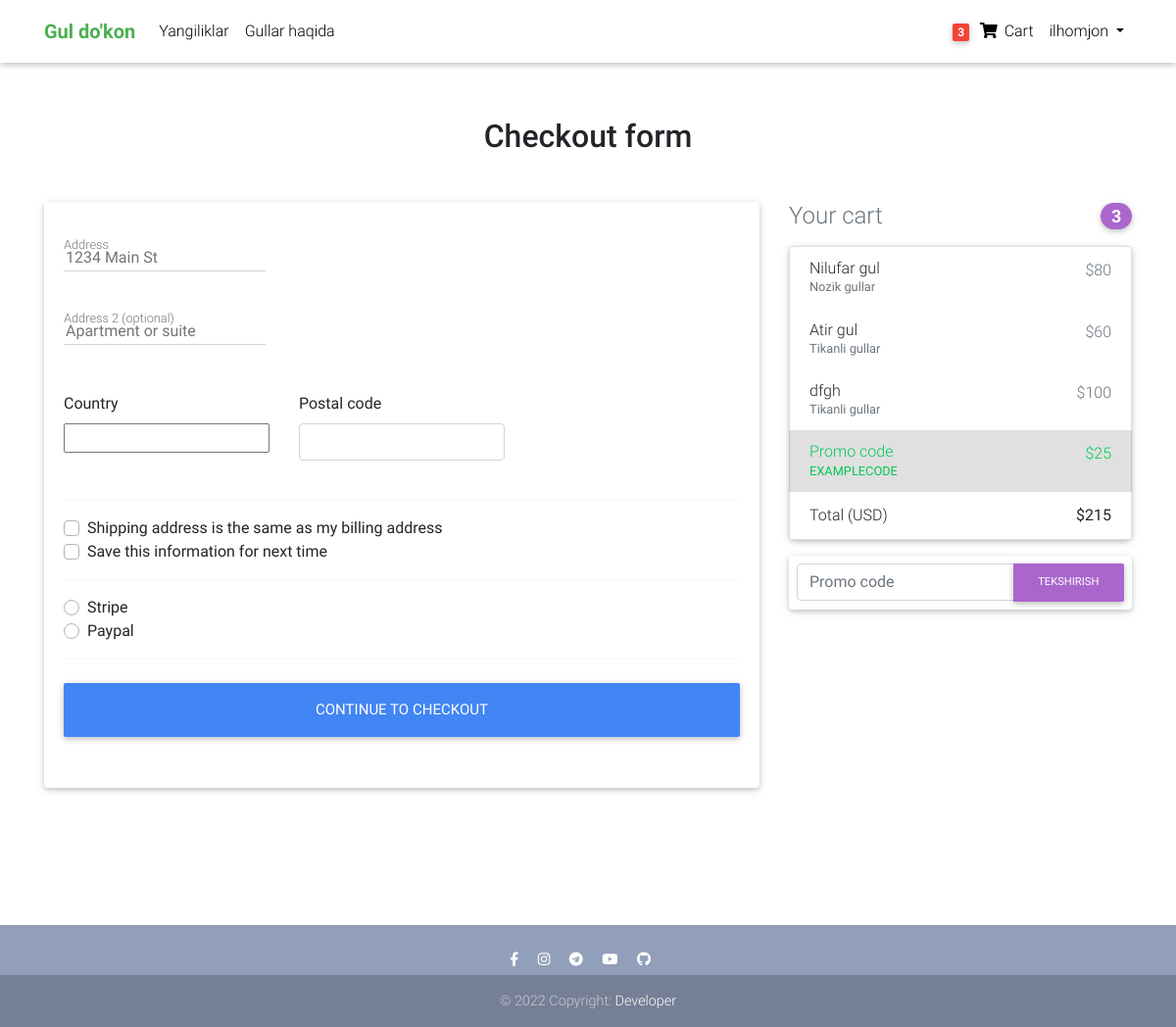
Page /checkout/ (signed in) on the earlier database version.
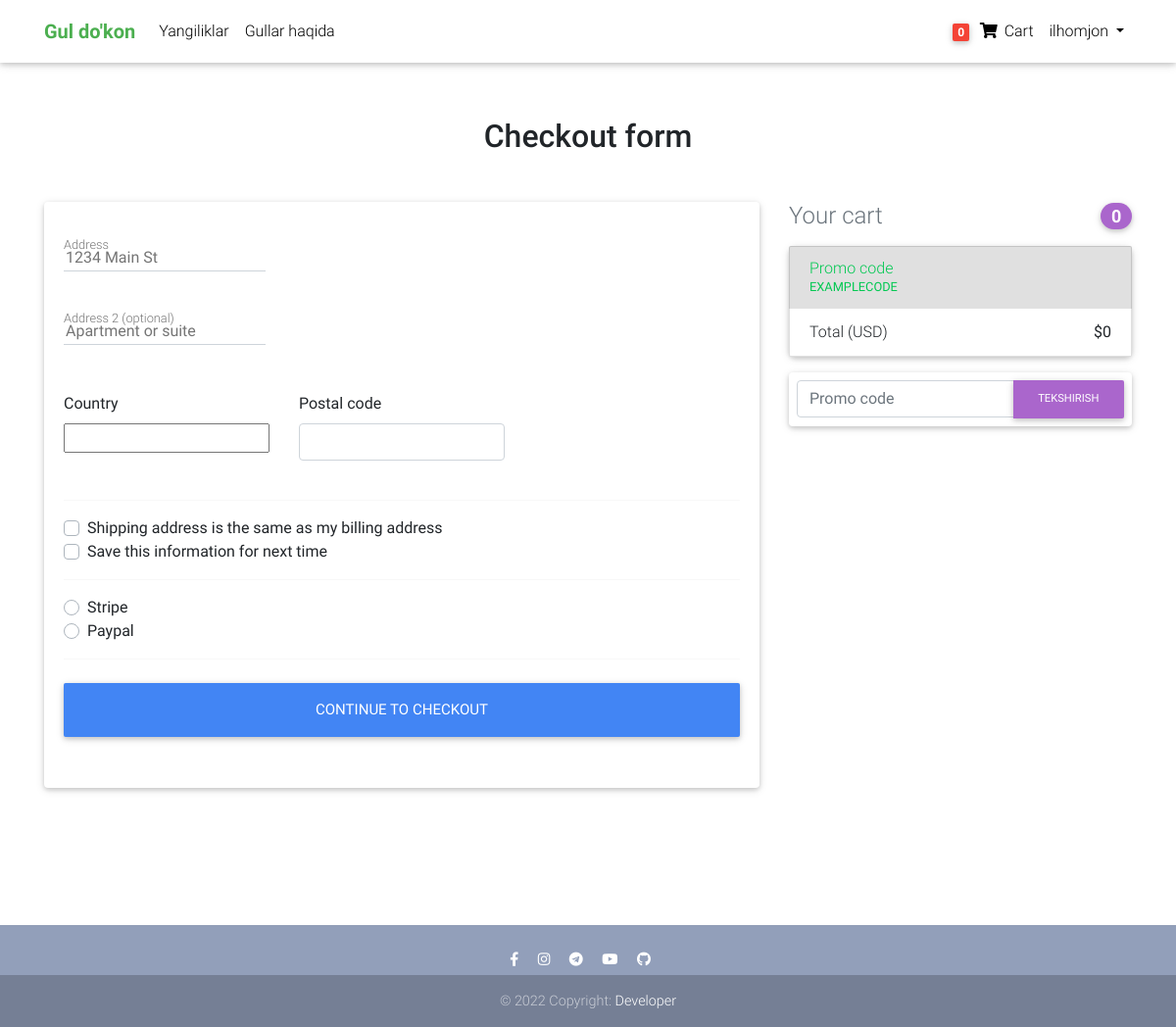
Same page on the later database version.
### accounts/models.py (models this page shows)
class CustomUser(AbstractUser):
    age = models.PositiveIntegerField(null=True, blank=True)

### flowers/models.py (models this page shows, shortened)
class Order(models.Model):
    user = models.ForeignKey(settings.AUTH_USER_MODEL, on_delete=models.CASCADE)
    products = models.ManyToManyField(OrderProduct)
    start_date = models.DateTimeField(auto_now_add=True)
    ordered_date = models.DateTimeField()
    ordered = models.BooleanField(default=False)
    order_completed = models.BooleanField(default=False)
    order_completed_date = models.DateTimeField(null=True, blank=True)
    billingAddress = models.ForeignKey('BillingAddress', on_delete=models.SET_NULL, blank=True, null=True)
    payment = models.ForeignKey('Payment', on_delete=models.SET_NULL, blank=True, null=True)
    promo_code_text = models.CharField(max_length=20, blank=True, null=True)
    promocode = models.ForeignKey('PromoCode', on_delete=models.SET_NULL, blank=True, null=True)
    def get_total(self):
        total = 0
        for order_product in self.products.all():
            total += order_product.get_final_price()
        promo_code = self.promocode
        if promo_code:
            if promo_code.discount_cash:
                total -= promo_code.discount_cash
            elif promo_code.discount_interest:
                total *= (100-promo_code.discount_interest) / 100
        return total

class OrderProduct(models.Model):
    user = models.ForeignKey(settings.AUTH_USER_MODEL, on_delete=models.CASCADE)
    ordered = models.BooleanField(default=False)
    product = models.ForeignKey(Product, on_delete=models.CASCADE)
    quantity = models.IntegerField(default=1)
    def get_total_product_price(self):
        return self.quantity * self.product.price
    def get_total_product_discount_price(self):
        return self.quantity * self.product.discount_price
    def get_final_price(self):
        if self.product.discount_price:
            return self.get_total_product_discount_price()
        return self.get_total_product_price()

class Product(models.Model):
    name = models.CharField(max_length=50)
    description = RichTextField()
    date = models.DateTimeField(auto_now_add=True)
    image = models.ImageField(upload_to='images/')
    price = models.IntegerField()
    discount_price = models.IntegerField(null=True, blank=True)
    category = models.ForeignKey(Category, on_delete=models.CASCADE)
    label = models.CharField(choices=LABEL_CHOICES, max_length=10, null=True, blank=True)
    class Meta:
        verbose_name_plural = "Products"

class Category(models.Model):
    name = models.CharField(max_length=50)
    class Meta:
        verbose_name_plural = "Categories"
    def __str__(self):
        return self.name

class PromoCode(models.Model):
    promocode = models.CharField(max_length=20)
    min_price = models.IntegerField(blank=True, null=True)
    discount_cash = models.IntegerField(null=True, blank=True)
    discount_interest = models.IntegerField(null=True, blank=True)

### flowers/views.py (the view, shortened to what this page needs)
# urls.py: path('checkout/', CheckOutView.as_view(), name='checkout'),
class CheckOutView(View):
    def get(self, *args, **kwargs):
        form = CheckOutForm()
        form_promocode = PromoCodeForm()
        order = get_object_or_404(Order, user=self.request.user, ordered=False)
        order_product = order.products.all()
        n = len(order_product)
        context = {
            "form": form,
            'form_promocode': form_promocode,
            'order': order,
            'n': n,
        }
        return render(self.request, 'checkout-page.html', context)

### flowers/forms.py
class CheckOutForm(forms.Form):
    street_address = forms.CharField(widget=forms.TextInput(attrs={
        "placeholder": '1234 Main St',
    }))
    apartment_address = forms.CharField(required=False, widget=forms.TextInput(attrs={
        'placeholder': "Apartment or suite",
    }))
    country = CountryField(blank_label='(select country)').formfield(
        widget=CountrySelectWidget(attrs={
            'class': "custom-select d-block w-100",
        })
    )
    zip = forms.CharField(widget=forms.TextInput(attrs={
        'class': "form-control"
    }))
    same_shipping_address = forms.BooleanField(required=False)
    save_info = forms.BooleanField(required=False)
    payment_option = forms.ChoiceField(widget=forms.RadioSelect, choices=PAYMENT_CHOISE)

class PromoCodeForm(forms.Form):
    promocode = forms.CharField(max_length=20, widget=forms.TextInput(attrs={
        'type': "text",
        'class': "form-control",
        "placeholder": "Promo code",
        'aria - label': "Recipient's username",
        'aria - describedby': "basic-addon2",
    }))

### template/checkout-page.html (shortened to what the changed rows need)
{% extends 'base.html' %}
{% load crispy_forms_tags %}
{% block content %}
  <main class="mt-0 pt-0">
    <div class="container wow fadeIn">
      <h2 class="my-5 h2 text-center">Checkout form</h2>
      <div class="row">
        <div class="col-md-8 mb-4">
          <div class="card">
            <form method="post" class="card-body">
              <div class="d-block my-3">
                {% for value, name in form.fields.payment_option.choices %}
                <div class="custom-control custom-radio">
                  <label class="custom-control-label" for="{{ name }}">{{ name }}</label>
                </div>
                  {% endfor %}
              </div>
            </form>
          </div>
        </div>
        <div class="col-md-4 mb-4">
          <h4 class="d-flex justify-content-between align-items-center mb-3">
            <span class="text-muted">Your cart</span>
            <span class="badge badge-secondary badge-pill">{{n}}</span>
          </h4>
          <ul class="list-group mb-3 z-depth-1">
              {% for product in order.products.all %}
            <li class="list-group-item d-flex justify-content-between lh-condensed">
              <div>
                <h6 class="my-0">{{ product.product.name }}</h6>
                <small class="text-muted">{{ product.product.category }}</small>
              </div>
                {% if product.product.discount_price %}
              <span class="text-muted">${{ product.product.discount_price }}</span>
                {% else %}
                <span class="text-muted">${{ product.product.price }}</span>
                {% endif %}
            </li>
              {% endfor %}
            <li class="list-group-item d-flex justify-content-between bg-light">
              <div class="text-success">
                <h6 class="my-0">Promo code</h6>
                <small>EXAMPLECODE</small>
              </div>
                {% if order.promocode.discount_cash %}
                    <span class="text-success">${{ order.promocode.discount_cash }}</span>
                {% elif order.promocode.discount_interest %}
                    <span class="text-success">{{ order.promocode.discount_interest }}%</span>
                {% endif %}
            </li>
            <li class="list-group-item d-flex justify-content-between">
              <span>Total (USD)</span>
              <strong>${{ order.get_total }}</strong>
            </li>
          </ul>
        </div>
      </div>
    </div>
  </main>
 {% endblock content %}

### template/base.html (shortened to what this page needs)
{% load static %}
{% load card_template_tags %}
<!doctype html>
<html lang="uz">
<head>
  <link href="https://cdn.jsdelivr.net/npm/bootstrap@5.2.3/dist/css/bootstrap.min.css" rel="stylesheet">
  <link href="https://getbootstrap.com/docs/5.2/assets/css/docs.css" rel="stylesheet">
  <link rel="stylesheet" href="https://use.fontawesome.com/releases/v5.11.2/css/all.css">
  <link href="/static/css/bootstrap.min.css" rel="stylesheet">
  <link href="/static/css/mdb.min.css" rel="stylesheet">
  <link href="/static/css/style.min.css" rel="stylesheet">
</head>
<body>
  <nav class="navbar fixed-top navbar-expand-lg navbar-light white scrolling-navbar">
    <div class="container">
      <a class="navbar-brand waves-effect" href="/category/0/page/1/">
        <strong class="green-text"><b>Gul do'kon</b></strong>
      </a>
      <div class="collapse navbar-collapse" id="navbarSupportedContent">
        <ul class="navbar-nav mr-auto">
          <li class="nav-item">
            <a class="nav-link waves-effect" href="">Yangiliklar</a>
          </li>
          <li class="nav-item">
            <a class="nav-link waves-effect" href="">Gullar haqida</a>
          </li>
        </ul>
        <ul class="navbar-nav nav-flex-icons">
          {% if user.is_authenticated %}
          <li class="nav-item">
            <a href="{% url 'order-summary' %}" class="nav-link waves-effect">
              <span class="badge red z-depth-1 mr-1"> {{ user|card_flower_count }} </span>
              <i class="fas fa-shopping-cart"></i>
              <span class="clearfix d-none d-sm-inline-block"> Cart </span>
            </a>
          </li>
           <li class="nav-item dropdown">
              <a class="nav-link dropdown-toggle" href="#" role="button" data-bs-toggle="dropdown" aria-expanded="false">
                {{ user.username }}
              </a>
            </li>
          {% else %}
          <div class="button small">
            <a href="{% url 'login' %}" class="btn btn-outline-dark" type="submit" style="height:40; width:120;">login</a></div>
          {% endif %}
        </ul>
      </div>
    </div>
  </nav>
    <main>
        {% block content %}
        {% endblock content %}
    </main>
  <footer class="page-footer text-center font-small mt-4 wow fadeIn">
    <hr class="my-4">
    <div class="pb-1">
      <a href="https://www.facebook.com/profile.php?id=100075273840350&mibextid=ZbWKwL" target="_blank">
        <i class="fab fa-facebook-f mr-3"></i>
      </a>
      <a href="https://www.instagram.com/rahimov_ilhomjon01/" target="_blank">
        <i class="fab fa-instagram mr-3"></i>
      </a>
      <a href="http://t.me/Rahimov_Ilhomjon" target="_blank">
        <i class="fab fa-telegram mr-3"></i>
      </a>
      <a href="https://www.youtube.com/@realpythonacademy3211" target="_blank">
        <i class="fab fa-youtube mr-3"></i>
      </a>
      <a href="https://github.com/RahimovIlhom" target="_blank">
        <i class="fab fa-github mr-3"></i>
      </a>
    </div>
    <div class="footer-copyright py-3">
      © 2022 Copyright:
      <a href="" target="_blank"> Developer </a>
    </div>
  </footer>
  </body>
</html>

Differences in the rows shown:
removed OrderProduct: product.name "Nilufar gul", product.category "Nozik gullar", product.discount_price "80"
removed OrderProduct: product.name "Atir gul", product.category "Tikanli gullar", product.price "60"
removed OrderProduct: product.name "dfgh", product.category "Tikanli gullar", product.price "100"
changed CustomUser "ilhomjon": id "3" → "0"
changed Order: get_total "215" → "0"; promocode_id 3 → empty (drawn); promocode.discount_cash "25" → (not shown)
Other differences:
{{ n }}: "3" → "0"
